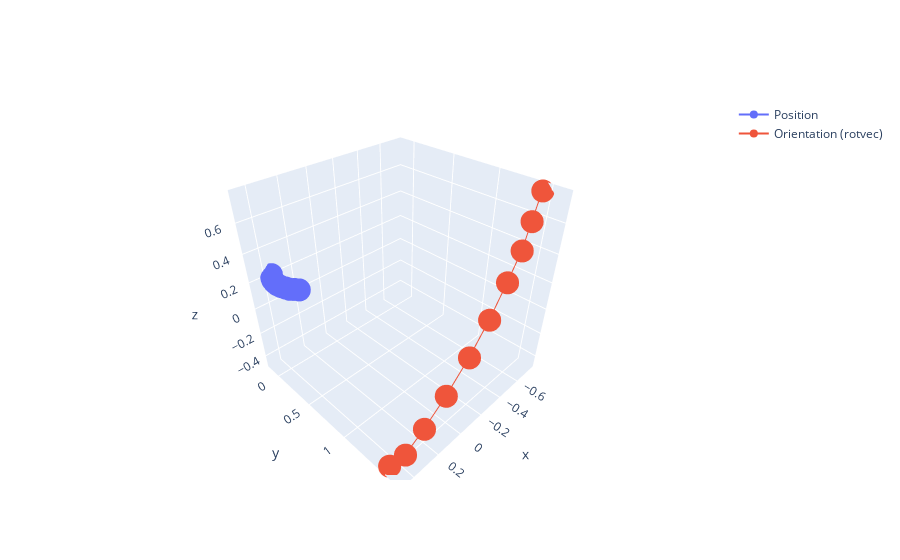

Notebook cell for this chart:
### Code cell
from scipy.spatial.transform import Rotation as R
import plotly.graph_objects as go
# Convert to rotation vectors (smooth)
rotvecs = [R.from_euler('xyz', [p["ee.wx"], p["ee.wy"], p["ee.wz"]]).as_rotvec() for p in poses]

fig = go.Figure()
fig.add_trace(go.Scatter3d(
    x=[p["ee.x"] for p in poses],
    y=[p["ee.y"] for p in poses],
    z=[p["ee.z"] for p in poses],
    mode="lines+markers",
    name="Position"
))
fig.add_trace(go.Scatter3d(
    x=[rv[0] for rv in rotvecs],
    y=[rv[1] for rv in rotvecs],
    z=[rv[2] for rv in rotvecs],
    mode="lines+markers",
    name="Orientation (rotvec)"
))
fig.update_layout(scene=dict(aspectmode='cube'))
fig.show()

### Figure 1 — Plotly figure (JSON) as saved in the notebook; plotly's stock layout.template omitted (floating-point values rounded to 4 significant figures)
{"data": [{"mode": "lines+markers", "name": "Position", "x": [0.3307, 0.3502, 0.3663, 0.379, 0.3895, 0.3945, 0.3933, 0.3868, 0.3775, 0.3698], "y": [0.2056, 0.1734, 0.1421, 0.1056, 0.06169, 0.01586, -0.03259, -0.07535, -0.1098, -0.1318], "z": [0.2004, 0.2027, 0.2004, 0.2036, 0.2041, 0.2041, 0.2045, 0.2041, 0.2041, 0.2175], "type": "scatter3d"}, {"mode": "lines+markers", "name": "Orientation (rotvec)", "x": [-0.7561, -0.6284, -0.509, -0.3748, -0.2173, -0.05585, 0.1141, 0.2652, 0.3889, 0.4635], "y": [1.447, 1.499, 1.549, 1.576, 1.602, 1.614, 1.606, 1.586, 1.558, 1.49], "z": [0.7558, 0.6276, 0.5075, 0.3731, 0.2153, 0.05362, -0.1162, -0.267, -0.3902, -0.4619], "type": "scatter3d"}], "layout": {"scene": {"aspectmode": "cube"}}}
